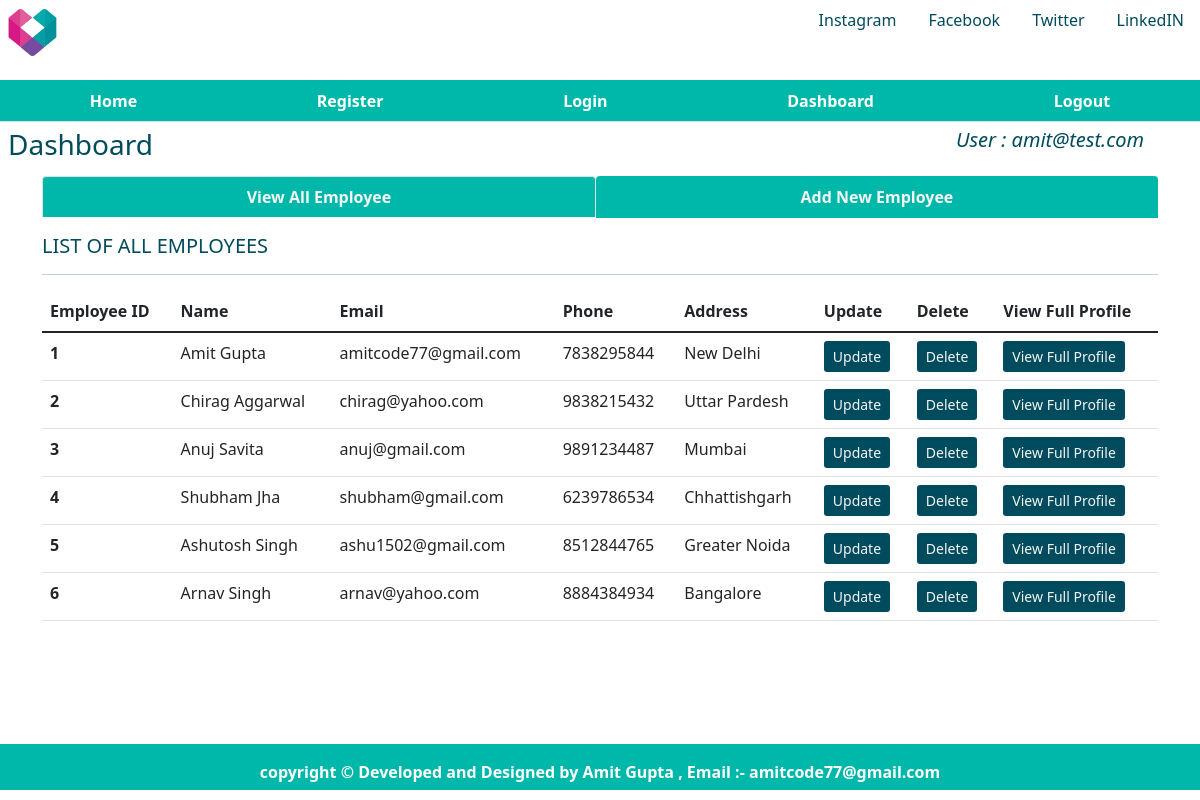
Before: /dashboard (signed in) with the older database file.
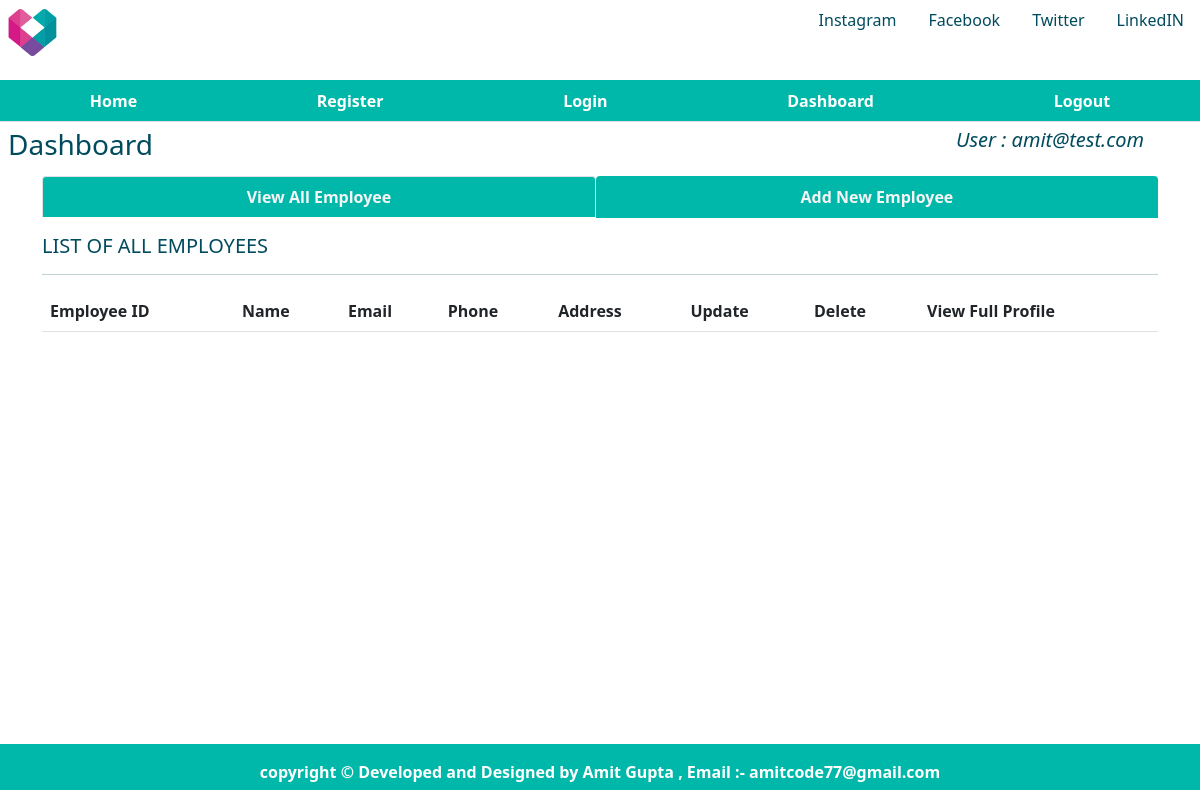
After: the same page with the newer database file.
### database.py (models this page shows, shortened)
class Users(db.Model):
    id = db.Column(db.Integer, primary_key=True, autoincrement=True)
    name = db.Column(db.String(50), unique=False, nullable=False)
    password = db.Column(db.String(20), unique=False, nullable=False)
    admin = db.Column(db.Boolean, unique=False)

class Employee(db.Model):
    empid = db.Column(db.Integer, primary_key=True, autoincrement=True)
    name = db.Column(db.String(50), unique=False, nullable=False)
    email = db.Column(db.String(20), unique=False, nullable=False)
    phone = db.Column(db.Integer, unique=False, nullable=False)
    address = db.Column(db.String(100), unique=False, nullable=False)
    joining_date = db.Column(db.Date, unique=False, nullable=False)
    total_projects = db.Column(db.Integer, unique=False, nullable=False)
    total_test_case = db.Column(db.Integer, unique=False, nullable=False)
    total_defect_found = db.Column(db.Integer, unique=False, nullable=False)
    total_defects_pending = db.Column(db.Integer, unique=False, nullable=False)

### app.py (the view)
@app.route('/dashboard')
def dashboard():
    user = get_current_user()
    all_emp = Employee.query.all()
    return render_template('dashboard.html', user=user, all_emp=all_emp)

### app.py (called while the page is built)
@app.teardown_appcontext
def close_database(error):
    if hasattr(g, 'employeeapplication'):
        g.employeeapplication.close()

def get_current_user():
    user = None
    if 'user' in session:
        user = session['user']
        user_cur = Users.query.filter_by(name=user)
        user = user_cur.first()
    return user

### templates/dashboard.html
{% extends 'layout.html' %}
{% block css %}
<link rel="stylesheet" href="{{ url_for('static',filename='home.css') }}" type="text/css">
{% endblock %}
{% block body %}
<div class="child child4">
    <h3 class="m-2">Dashboard</h3>
</div>
<div class="child child5" style="color:rgb(0, 75, 93);">
    {% if user %}
    <h5 class="m-2"><i>User : {{ user['name'] }} </i></h5>
    {% endif %}
</div>
<div class="child child6  container" style="color:rgb(0, 75, 93);">
    <ul class="nav nav-tabs nav-fill mb-3">
        <li class="nav-item">
            <a class="nav-link active" aria-current="page" href="{{ url_for('dashboard') }}"
                style=" background-color: #00B8A9;; color:whitesmoke;"> <b>View All Employee </b></a>
        </li>
        <li class="nav-item">
            <a class="nav-link" style=" background-color: #00B8A9;; color:whitesmoke;"
                href="{{ url_for('addnewemp') }}"> <b>Add
                    New Employee </b></a>
        </li>
    </ul>
    <div class="table-responsive-lg caption-top">
        <caption>
            {% if error %}
            <h2>{{error}}</h2>
        {% else %}
            <h5>LIST OF ALL EMPLOYEES</h5>
        </caption>
        <hr>
        {% if user %}
        <table class="table">
            <thead>
                <tr>
                    <th scope="col">Employee ID</th>
                    <th scope="col">Name</th>
                    <th scope="col">Email</th>
                    <th scope="col">Phone</th>
                    <th scope="col">Address</th>
                    <th scope="col">Update</th>
                    <th scope="col">Delete</th>
                    <th scope="col">View Full Profile</th>
                </tr>
            </thead>
            <tbody>
                {% for emp in all_emp %}
                <tr>
                    <th scope="row">{{ emp['empid'] }}</th>
                    <td>{{ emp['name'] }}</td>
                    <td>{{ emp['email'] }}</td>
                    <td>{{ emp['phone'] }}</td>
                    <td>{{ emp['address'] }}</td>
                    <td>
                        <a class="btn btn-sm" style="background-color:rgb(0, 75, 93); color:whitesmoke;"
                            href="{{ url_for('fetchone', empid = emp['empid']) }}">Update
                        </a>
                    </td>
                    <td>
                        <a class="btn btn-sm" style="background-color:rgb(0, 75, 93); color:whitesmoke;"
                            href="{{ url_for('deleteemp', empid = emp['empid']) }}">Delete
                        </a>
                    </td>
                    <td>
                        <a class="btn btn-sm" style="background-color:rgb(0, 75, 93); color:whitesmoke;"
                            href="{{ url_for('singleemp', empid = emp['empid']) }}">View
                            Full Profile
                        </a>
                    </td>
                </tr>
                {% endfor %}
                {% else %}
                <h1 style="color:red;">Please Login First to See Employee Details...</h1>
                {% endif %}
                {% endif %}
            </tbody>
        </table>
    </div>
</div>
{% endblock %}

### templates/layout.html (shortened to what this page needs)
<!DOCTYPE html>
<html lang="en">
<head>
    <link href="https://cdn.jsdelivr.net/npm/bootstrap@5.1.3/dist/css/bootstrap.min.css" rel="stylesheet"
>
    {% block css %} {% endblock %}
</head>
<body>
<div class="parent">
    <div class="child child1" >
        <img src="{{ url_for('static',filename='fynd_logo.png') }}" class="img-fluid rounded-start" height="65" width="65" class="center m-3"
                         alt="LOGO">
    </div>
    <div class="child child2">
        <ul class="nav justify-content-end">
            <li class="nav-item">
                <a class="nav-link" style="color:rgb(0, 75, 93);" href="https://www.instagram.com/gofynd/">Instagram</a>
            </li>
            <li class="nav-item">
                <a class="nav-link" style="color:rgb(0, 75, 93);" href="https://www.facebook.com/gofynd">Facebook</a>
            </li>
            <li class="nav-item">
                <a class="nav-link" style="color:rgb(0, 75, 93);" href="https://twitter.com/gofynd">Twitter</a>
            </li>
            <li class="nav-item">
                <a class="nav-link" style="color:rgb(0, 75, 93);" href="https://www.linkedin.com/company/fynd-shopsense">LinkedIN</a>
            </li>
        </ul>
    </div>
    <div class="child child3">
        <ul class="nav nav-tabs nav-fill" style="background-color: #00B8A9;">
            <li class="nav-item">
                <a class="nav-link" style="color: white;" href="{{url_for('index')}}"><b>Home</b></a>
            </li>
            <li class="nav-item">
                <a class="nav-link" style="color: white;" href="{{url_for('register')}}"><b>Register</b></a>
            </li>
            <li class="nav-item">
                <a class="nav-link" style="color: white;" href="{{url_for('login')}}"><b>Login</b> </a>
            </li>
            <li class="nav-item">
                <a class="nav-link" style="color: white;" href="{{url_for('dashboard')}}"> <b>Dashboard</b></a>
            </li>
            <li class="nav-item">
                <a class="nav-link" style="color: white;" href="{{url_for('logout')}}"> <b>Logout</b></a>
            </li>
        </ul>
    </div>
    {% block body %}{% endblock %}
    <div class="child child7" style="background-color:#00B8A9; color:white;" class="row align-items-center">
        <p class="p-3 text-center"><b>copyright &copy; Developed and Designed by Amit Gupta , Email :-
            amitcode77@gmail.com</b></p>
    </div>
</div>
</body>
</html>

### static/home.css (style rules this page uses)
html, body { height: 100%; background-color: white; color: rgb(0, 75, 93); }
.parent { height: 100%; display: grid; grid-template-columns: repeat(4, 1fr); grid-template-rows: 10% 5% 7% auto 7%; }
.child { margin-bottom: 10px; }
.child1 { grid-column: 1/2; grid-row: 1/2; }
.child2 { grid-column: 3/-1; grid-row: 1/2; }
.child3 { grid-column: 1/-1; grid-row: 2/3; }
.child4 { grid-column: 1/3; grid-row: 3/4; }
.child5 { grid-column: 4/5; grid-row: 3/4; text-align: center; }
.child6 { grid-column: 1/-1; grid-row: 4/5; }
.child7 { grid-column: 1/-1; grid-row: 5/6; }

Changed rows visible on the page:
removed Employee: empid "1", name "Amit Gupta", email "amitcode77@gmail.com", phone "7838295844", address "New Delhi"
removed Employee: empid "2", name "Chirag Aggarwal", email "chirag@yahoo.com", phone "9838215432", address "Uttar Pardesh"
removed Employee: empid "3", name "Anuj Savita", email "anuj@gmail.com", phone "9891234487", address "Mumbai"
removed Employee: empid "4", name "Shubham Jha", email "shubham@gmail.com", phone "6239786534", address "Chhattishgarh"
removed Employee: empid "5", name "Ashutosh Singh", email "ashu1502@gmail.com", phone "8512844765", address "Greater Noida"
removed Employee: empid "6", name "Arnav Singh", email "arnav@yahoo.com", phone "8884384934", address "Bangalore"
